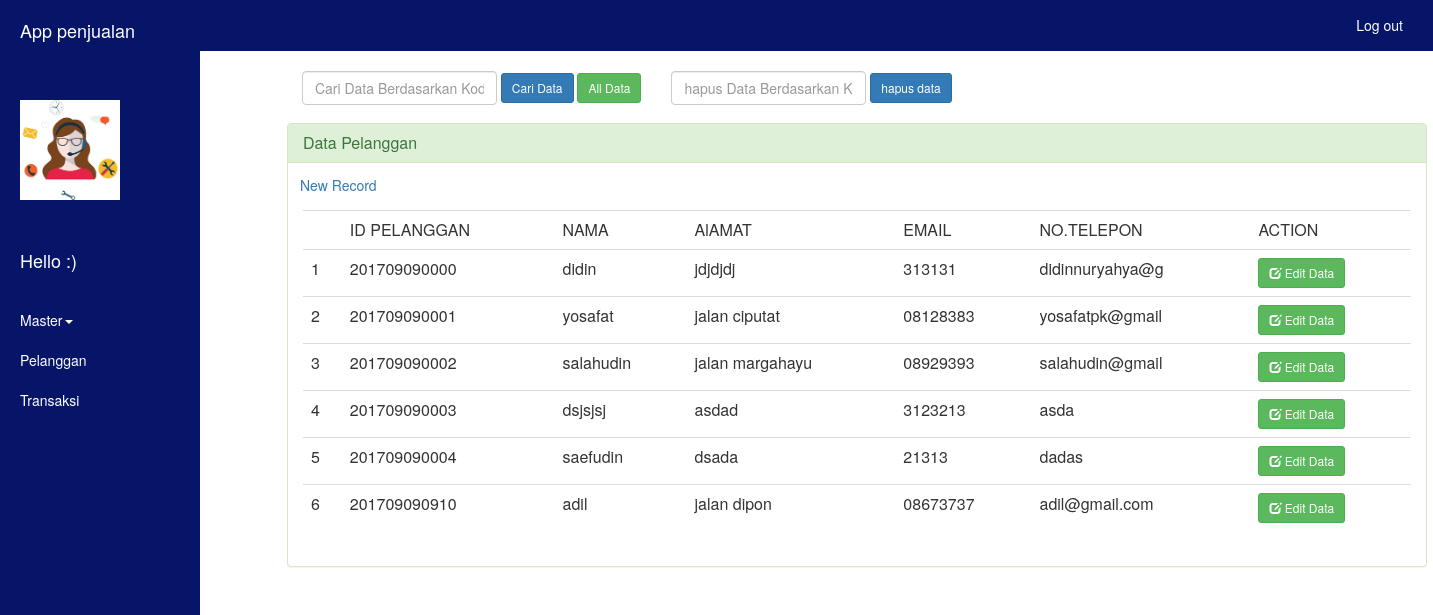
The app's page /v_pelanggan.php with its own data.
### tables this page shows
CREATE TABLE `tb_pelanggan` (
  `kd_plg` varchar(20) NOT NULL,
  `nama` varchar(30) NOT NULL,
  `alamat` varchar(100) NOT NULL,
  `tlpn` varchar(15) NOT NULL,
  `email` varchar(25) NOT NULL
);

### v_pelanggan.php (the view, shortened to what this page needs)
<html>
<head>
<link rel="stylesheet" href="css/bootstrap.min.css"/>
</head>
<body>
  <div id="wrapper" class="active">
      <div id="sidebar-wrapper">
      <ul id="sidebar_menu" class="sidebar-nav">
           <li class="sidebar-brand"><a>App penjualan</a></li>
           <li class="sidebar-brand"><img src="download.png"></li>
           <li class="sidebar-brand"><a><span class="light" id="main_icon">Hello :)</span></a></li>
      </ul>
        <ul class="sidebar-nav" id="sidebar">
         <li class="dropdown">
          <a href="#" class="dropdown-toggle" data-toggle="dropdown">Master<span class="caret"></span></a>
        </li>
         <li class="active"><a href="v_pelanggan.php">Pelanggan</a></li>
          <li class="active"><a href="v_transaksi.php">Transaksi</a></li>
        </ul>
      </div>
      <div id="page-content-wrapper">
         <nav class="navbar navbar-custom navbar-fixed-top" role="navigation">
        <div class="container-fluid satu">
            <div class="collapse navbar-collapse navbar-right navbar-main-collapse">
                <ul class="nav navbar-nav">
                    <li>
                        <a href="logout.php">Log out</a>
                    </li>
                </ul>
            </div>
        </div>
    </nav>
    <div id="main-wrapper" class="col-md-11 pull-right">
            <div id="main">
            <div class="container">
                  <center><h2>Pencarian Data Product</h2></center>
    <form action="" method="POST" class="navbar-form navbar-left" role="search">
  <div class="form-group">
    <input type='text' placeholder='Cari Data Berdasarkan Kode dan Nama' name='qcari' class='form-control'> <br/>
  </div>
  <input type='submit' value='Cari Data' class='btn btn-sm btn-primary'> <a href='index.php' class='btn btn-sm btn-success' > All Data</a>
    </form>
   <form action="delete.php" method="POST" class="navbar-form navbar-left" role="search">
  <div class="form-group">
    <input type='text' placeholder='hapus Data Berdasarkan Kode dan Nama' name='kode' class='form-control'> <br/>
  </div>
  <input type='submit' value='hapus data' name="hapus" class='btn btn-sm btn-primary'>
    </form>
<br/>
<br/>
<br/>
    <div class="panel panel-success">
  <div class="panel-heading">
   <h3 class="panel-title">Data Pelanggan</h3>
  </div><div align="left" style="margin-left:12px;margin-top:12px"><a href="tambahpelanggan.php" class="table table-hover" >New Record</a></div>
  <div class="panel-body">
    <table class="table table-hover" >
      <th><td>ID PELANGGAN</a></td><td>NAMA</td><td>AlAMAT</td><td>EMAIL</td><td>NO.TELEPON</td><td>ACTION</td></th>
<?php
require_once('koneksi.php');
$query1="select * from tb_pelanggan ";
$result=mysqli_query($conn,$query1) or die(mysqli_error());
$no=1;
while($rows=mysqli_fetch_assoc($result)){
      ?>
      <tr>
        <td><?php echo $no
        ?></td>
        <td><?php   echo $rows['kd_plg'];?></td>
        <td><?php   echo $rows['nama'];?></td>
        <td><?php   echo $rows['alamat'];?></td>
        <td><?php   echo $rows['email'];?></td>
        <td><?php   echo $rows['tlpn'];?></td>
        <td><a href="edit.php?kd_plg=<?php echo $rows['kd_plg']; ?>" class="btn btn-sm btn-success"><span class="glyphicon glyphicon-edit" aria-hidden="true"></span> Edit Data</a></td>
      </tr>
      <?php
$no++;
}?>
    </table>
</div>
</div>
    </div>
      </div>
      </div>
      </div>
    </div>
</body>
</html>

### v_pelanggan.php (style rules this page uses)
#wrapper { padding-left: 70px; transition: all .4s ease 0s; height: 100%; }
#sidebar-wrapper { margin-left: -150px; left: 70px; width: 200px; background: #aaa; position: fixed; height: 100%; z-index: 10000; transition: all .4s ease 0s; background-color: #061568; }
.sidebar-nav { display: block; float: left; width: 200px; list-style: none; margin: 0; padding: 0; background-color: #31f91b; }
#page-content-wrapper { padding-left: 0; margin-left: 0; width: 100%; height: auto; }
#wrapper.active { padding-left: 150px; }
#wrapper.active #sidebar-wrapper { left: 150px; }
#page-content-wrapper { width: 100%; }
#sidebar_menu li a, .sidebar-nav li a { background-color: white; display: block; float: left; text-decoration: none; width: 150px; background: #fff; -webkit-transition: background .5s; -moz-transition: background .5s; -o-transition: background .5s; -ms-transition: background .5s; transition: background .5s; background-color: #061568; }
.sidebar-nav li { line-height: 40px; text-indent: 20px; }
.sidebar-nav li a { color: white; display: block; text-decoration: none; }
.sidebar-nav { background-color:#061568; width: 200px; }
.sidebar-nav > .sidebar-brand { height: 100px; width: 200px; line-height: 60px; font-size: 18px; }
.sidebar-nav > .sidebar-brand a { color: white; }
#main_icon { float:left; padding-right: 30px; padding-top:30px; color: white; }
.sidebar-brand img { width: 100px; height:100px; }
.navbar { background-color: #061568; }
.navbar a { color: white; }

### records on screen
tb_pelanggan: kd_plg "201709090000", nama "didin", alamat "jdjdjdj", email "313131", tlpn "didinnuryahya@g"
tb_pelanggan: kd_plg "201709090001", nama "yosafat", alamat "jalan ciputat", email "08128383", tlpn "yosafatpk@gmail"
tb_pelanggan: kd_plg "201709090002", nama "salahudin", alamat "jalan margahayu", email "08929393", tlpn "salahudin@gmail"
tb_pelanggan: kd_plg "201709090003", nama "dsjsjsj", alamat "asdad", email "3123213", tlpn "asda"
tb_pelanggan: kd_plg "201709090004", nama "saefudin", alamat "dsada", email "21313", tlpn "dadas"
tb_pelanggan: kd_plg "201709090910", nama "adil", alamat "jalan dipon", email "08673737", tlpn "adil@gmail.com"
